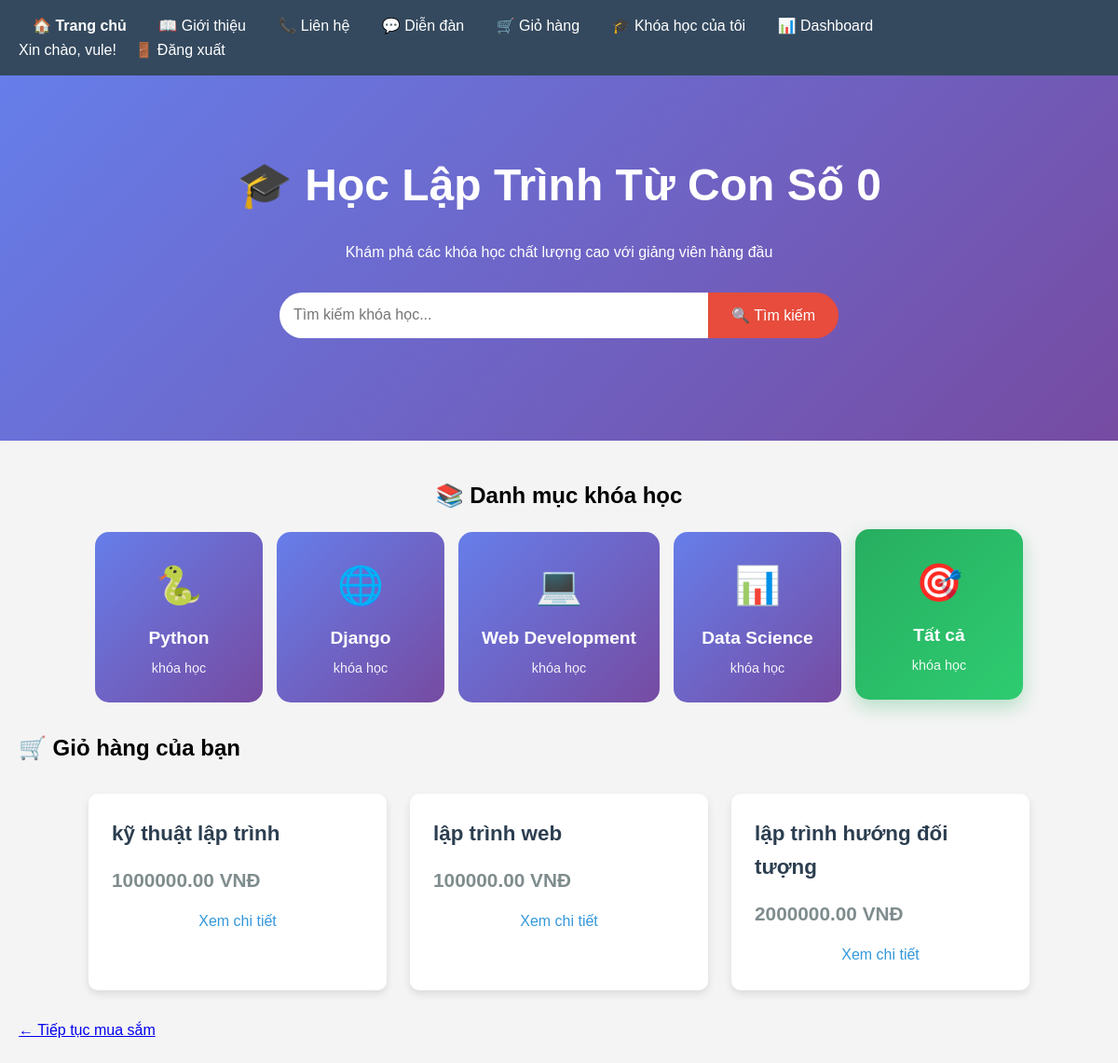
The app's page /cart/ (signed in) with its own data.
### courses/models.py (models this page shows, shortened)
class Cart(models.Model):
    user = models.ForeignKey(User, on_delete=models.CASCADE)
    course = models.ForeignKey(Course, on_delete=models.CASCADE)
    added_at = models.DateTimeField(auto_now_add=True)
    class Meta:
        unique_together = ('user', 'course')

class Course(models.Model):
    title = models.CharField(max_length=200, verbose_name="Tên khóa học")
    description = models.TextField(verbose_name="Mô tả")
    price = models.DecimalField(max_digits=10, decimal_places=2, verbose_name="Giá")
    created_at = models.DateTimeField(auto_now_add=True, verbose_name="Ngày tạo")
    CATEGORY_CHOICES = [
        ('python', 'Python'),
        ('django', 'Django'),
        ('web', 'Web Development'),
        ('data', 'Data Science'),
        ('other', 'Khác'),
    ]
    category = models.CharField(
        max_length=20,
        choices=CATEGORY_CHOICES,
        default='other',
        verbose_name="Danh mục"
    )

### courses/views.py (the view)
# urls.py: path('cart/', views.view_cart, name='view_cart'),
@login_required
def view_cart(request):
    cart_items = Cart.objects.filter(user=request.user)
    return render(request, 'courses/cart.html', {'cart_items': cart_items})

### courses/templates/courses/cart.html (shortened to what this page needs)
{% extends 'courses/base.html' %}
{% block content %}
    <h2>🛒 Giỏ hàng của bạn</h2>
    {% if cart_items %}
        <div class="course-list">
            {% for item in cart_items %}
            <div class="course-card">
                <h3>{{ item.course.title }}</h3>
                <p class="price">{{ item.course.price }} VNĐ</p>
                <a href="/course/{{ item.course.id }}/">Xem chi tiết</a>
            </div>
            {% endfor %}
        </div>
    {% else %}
        <p>Giỏ hàng của bạn đang trống.</p>
    {% endif %}
    <a href="/">← Tiếp tục mua sắm</a>
{% endblock %}

### courses/templates/courses/base.html (shortened to what this page needs)
<!DOCTYPE html>
<html lang="vi">
<head>
</head>
<body>
<nav>
    <div>
        <a href="/" style="font-weight: bold;">🏠 Trang chủ</a>
        <a href="/about/">📖 Giới thiệu</a>
        <a href="/contact/">📞 Liên hệ</a>
        <div class="nav-dropdown">
            <a href="/forum/" class="nav-link">💬 Diễn đàn</a>
        </div>
        {% if user.is_authenticated %}
            <a href="/cart/">🛒 Giỏ hàng</a>
            <a href="/my-courses/">🎓 Khóa học của tôi</a>
            <a href="/my-dashboard/">📊 Dashboard</a>
        {% endif %}
    </div>
    <div>
        {% if user.is_authenticated %}
            <span class="user-info">Xin chào, {{ user.username }}!</span>
            <a href="/accounts/logout/">🚪 Đăng xuất</a>
        {% else %}
            <a href="/accounts/login/">🔐 Đăng nhập</a>
            <a href="/accounts/signup/">📝 Đăng ký</a>
        {% endif %}
    </div>
</nav>
    <div class="hero-banner">
        <h1>🎓 Học Lập Trình Từ Con Số 0</h1>
        <p>Khám phá các khóa học chất lượng cao với giảng viên hàng đầu</p>
        <div class="search-bar">
            <form action="/search/" method="get">
                <input type="text" name="q" placeholder="Tìm kiếm khóa học...">
                <button type="submit">🔍 Tìm kiếm</button>
            </form>
        </div>
    </div>
<div class="categories-slider">
    <h2 style="text-align: center; margin: 40px 0 20px 0;">📚 Danh mục khóa học</h2>
    <div class="categories">
        <a href="/?category=python" class="category-card {% if selected_category == 'python' %}active{% endif %}">
            <span style="font-size: 2.5em;">🐍</span>
            <h3>Python</h3>
            <p>{{ python_count }} khóa học</p>
        </a>
        <a href="/?category=django" class="category-card {% if selected_category == 'django' %}active{% endif %}">
            <span style="font-size: 2.5em;">🌐</span>
            <h3>Django</h3>
            <p>{{ django_count }} khóa học</p>
        </a>
        <a href="/?category=web" class="category-card {% if selected_category == 'web' %}active{% endif %}">
            <span style="font-size: 2.5em;">💻</span>
            <h3>Web Development</h3>
            <p>{{ web_count }} khóa học</p>
        </a>
        <a href="/?category=data" class="category-card {% if selected_category == 'data' %}active{% endif %}">
            <span style="font-size: 2.5em;">📊</span>
            <h3>Data Science</h3>
            <p>{{ data_count }} khóa học</p>
        </a>
        <a href="/" class="category-card {% if not selected_category %}active{% endif %}">
            <span style="font-size: 2.5em;">🎯</span>
            <h3>Tất cả</h3>
            <p>{{ all_count }} khóa học</p>
        </a>
    </div>
</div>
    <div class="content">
        {% block content %}
        {% endblock %}
    </div>
</body>
</html>

### courses/templates/courses/base.html (style rules this page uses)
* { box-sizing: border-box; margin: 0; padding: 0; }
body { font-family: Arial, sans-serif; margin: 0; padding: 0; background-color: #f4f4f4; line-height: 1.6; }
nav { background: #34495e; padding: 15px 20px; color: white; display: flex; align-items: center; justify-content: space-between; flex-wrap: wrap; }
nav a { color: white; text-decoration: none; margin: 0 15px; font-weight: 500; }
.user-info { color: white; }
.hero-banner { background: linear-gradient(135deg, #667eea 0%, #764ba2 100%); color: white; padding: 80px 20px; text-align: center; }
.hero-banner h1 { font-size: 3em; margin-bottom: 20px; }
.search-bar { margin: 30px auto; max-width: 600px; display: flex; justify-content: center; width: 100%; }
.search-bar form { display: flex; width: 100%; max-width: 600px; }
.search-bar input { padding: 15px; flex: 1; border: none; border-radius: 25px 0 0 25px; font-size: 16px; }
.search-bar button { padding: 15px 25px; background: #e74c3c; color: white; border: none; border-radius: 0 25px 25px 0; cursor: pointer; font-size: 16px; white-space: nowrap; }
.content { padding: 30px 20px; max-width: 1200px; margin: 0 auto; }
.course-list { display: flex; flex-wrap: wrap; gap: 25px; justify-content: center; margin: 30px 0; }
.course-card { background: white; border-radius: 10px; padding: 25px; width: 320px; box-shadow: 0 4px 8px rgba(0,0,0,0.1); transition: transform 0.3s ease, box-shadow 0.3s ease; }
.course-card h3 { color: #2c3e50; margin-top: 0; margin-bottom: 15px; font-size: 1.4em; }
.course-card p { color: #7f8c8d; margin-bottom: 15px; }
.price { color: #e74c3c; font-weight: bold; font-size: 1.3em; margin: 15px 0; }
.course-card a { display: block; text-align: center; color: #3498db; text-decoration: none; margin-top: 10px; }
.nav-dropdown { position: relative; display: inline-block; }
.nav-link { cursor: pointer; }
.categories { display: flex; justify-content: center; gap: 15px; flex-wrap: wrap; max-width: 1200px; margin: 0 auto; }
.category-card { background: linear-gradient(135deg, #667eea 0%, #764ba2 100%); color: white; padding: 25px; border-radius: 15px; text-align: center; min-width: 180px; transition: all 0.3s ease; text-decoration: none; display: block; }
.category-card.active { background: linear-gradient(135deg, #27ae60 0%, #2ecc71 100%); transform: translateY(-3px); box-shadow: 0 8px 20px rgba(39, 174, 96, 0.3); }
.category-card h3 { margin: 10px 0 5px 0; font-size: 1.2em; }
.category-card p { margin: 0; opacity: 0.9; font-size: 0.9em; }

### records on screen
Cart: course "kỹ thuật lập trình", course.price "1000000.00"
Cart: course "lập trình web", course.price "100000.00"
Cart: course "lập trình hướng đối tượng", course.price "2000000.00"

### other values on screen
{{ user.username }} "vule"
